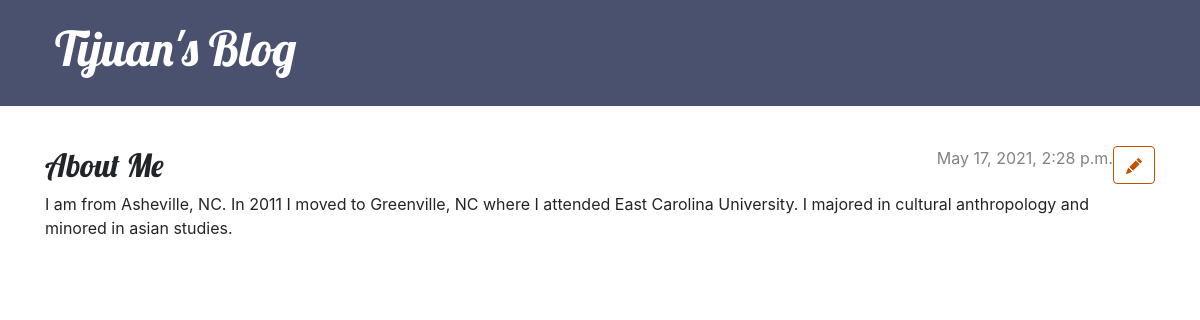
Screenshot of /post/7/ with the database file from the repository.
### blog/models.py (models this page shows, shortened)
class Post(models.Model):
    author = models.ForeignKey(settings.AUTH_USER_MODEL, on_delete=models.CASCADE)
    header_image = models.ImageField(null=True, blank=True, upload_to= "images/")
    title = models.CharField(max_length=200)
    created_date = models.DateTimeField(default=timezone.now)
    published_date = models.DateTimeField(blank=True, null=True)
    text = models.TextField()

### blog/views.py (the view)
# urls.py: path('post/<int:pk>/', views.post_detail, name='post_detail'),
def post_detail(request, pk):
    post = get_object_or_404(Post, pk=pk)
    return render(request, 'blog/post_detail.html', {'post': post})

### blog/templates/blog/post_detail.html (shortened to what this page needs)
{% extends 'blog/base.html' %}
{% block content %}
    <article class="post">
        <aside class="actions">
            <a class="btn btn-default" href="{% url 'post_edit' pk=post.pk %}">
            </a>
        </aside>
        {% if post.published_date %}
            <time class="date">
                {{ post.published_date }}
            </time>
        {% endif %}
        <h2>{{ post.title }}</h2>
        <p>{{ post.text|linebreaksbr }}</p>
    </article>
{% endblock %}

### blog/static/css/blog.css (style rules this page uses)
h1, h2, h3, h4 { font-family: 'Lobster', cursive; }
.date { color: #828282; }
.post { margin-bottom: 70px; }
.post > .date, .post > .actions { float: right; }
.btn-default, .btn-default:visited { color: #C25100; background: none; border-color: #C25100; }

### rows the page displays
Post: published_date "May 17, 2021, 2:28 p.m.", title "About Me", text "I am from Asheville, NC. In 2011 I moved to Greenville, NC where I attended East Carolina University. I majored in cultural anthropology and minored in asian studies."
